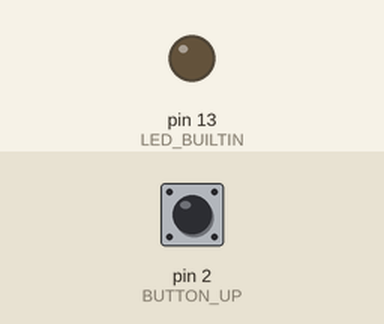
Simulated run of this sketch. Board: Arduino Uno, built with avr-gcc and run on an emulated ATmega328P. Parts: output pins drawn as LEDs (lit = HIGH). The inputs (shaded band) are chosen by the test bench; at power-on: pin 2 (BUTTON_UP) HIGH.

Above: at 1.2 s.
1.3 s: pin 2 (BUTTON_UP) pulled LOW for 0.15 s
At 1.37 s:
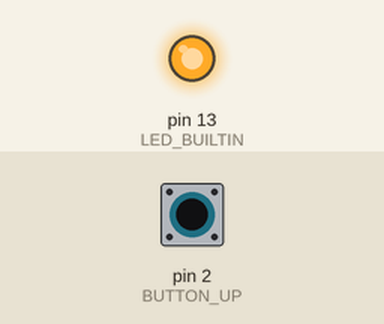
2.9 s: pin 2 (BUTTON_UP) pulled LOW for 3.2 s
At 7.3 s:
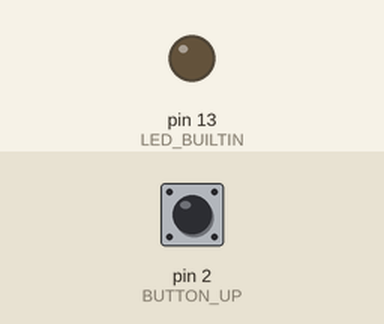
Timing chart, 0 to 8.8 s (numbered marks = the images above; inputs shaded):
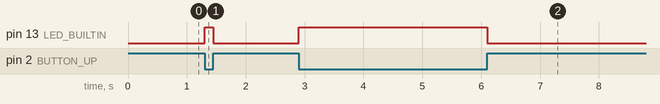

The sketch:

02-button_pullup.ino
```cpp
const int BUTTON_UP = 2;

// the setup function runs once when you press reset or power the board
void setup() {
  // initialize digital pin LED_BUILTIN as an output.
  pinMode(LED_BUILTIN, OUTPUT);
  pinMode(BUTTON_UP, INPUT_PULLUP);
}

// the loop function runs over and over again forever
void loop() {
  int buttonState = digitalRead(BUTTON_UP);

  if (buttonState == LOW) {
    digitalWrite(LED_BUILTIN, HIGH);
  } else {
    digitalWrite(LED_BUILTIN, LOW);
  }
}
```

Measured:
- after the input at 1.3 s, pin 13 (LED_BUILTIN): LOW → HIGH at once, → LOW 0.15 s later
- after the input at 2.9 s, pin 13 (LED_BUILTIN): LOW → HIGH at once, → LOW 3.2 s later
